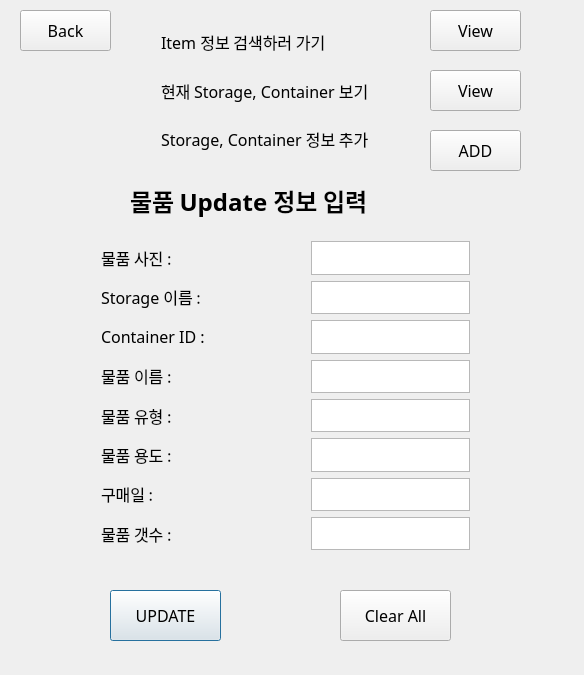
<?xml version="1.0" encoding="UTF-8"?>
<ui version="4.0">
 <class>UpdateMasterListWindow</class>
 <widget class="QDialog" name="UpdateMasterListWindow">
  <property name="geometry">
   <rect>
    <x>0</x>
    <y>0</y>
    <width>584</width>
    <height>675</height>
   </rect>
  </property>
  <property name="windowTitle">
   <string>UpdateMasterListWindow</string>
  </property>
  <widget class="QWidget" name="layoutWidget_2">
   <property name="geometry">
    <rect>
     <x>90</x>
     <y>230</y>
     <width>191</width>
     <height>331</height>
    </rect>
   </property>
   <layout class="QVBoxLayout" name="verticalLayout_4">
    <item>
     <widget class="QLabel" name="label_16">
      <property name="font">
       <font>
        <family>함초롬바탕</family>
        <pointsize>12</pointsize>
        <weight>50</weight>
        <bold>false</bold>
       </font>
      </property>
      <property name="text">
       <string>물품 사진 : </string>
      </property>
     </widget>
    </item>
    <item>
     <widget class="QLabel" name="label_17">
      <property name="font">
       <font>
        <family>함초롬바탕</family>
        <pointsize>12</pointsize>
        <weight>50</weight>
        <bold>false</bold>
       </font>
      </property>
      <property name="text">
       <string>Storage 이름 : </string>
      </property>
     </widget>
    </item>
    <item>
     <widget class="QLabel" name="label_18">
      <property name="font">
       <font>
        <family>함초롬바탕</family>
        <pointsize>12</pointsize>
        <weight>50</weight>
        <bold>false</bold>
       </font>
      </property>
      <property name="text">
       <string>Container ID : </string>
      </property>
     </widget>
    </item>
    <item>
     <widget class="QLabel" name="label_19">
      <property name="font">
       <font>
        <family>함초롬바탕</family>
        <pointsize>12</pointsize>
        <weight>50</weight>
        <bold>false</bold>
       </font>
      </property>
      <property name="text">
       <string>물품 이름 : </string>
      </property>
     </widget>
    </item>
    <item>
     <widget class="QLabel" name="label_20">
      <property name="font">
       <font>
        <family>함초롬바탕</family>
        <pointsize>12</pointsize>
        <weight>50</weight>
        <bold>false</bold>
       </font>
      </property>
      <property name="text">
       <string>물품 유형 : </string>
      </property>
     </widget>
    </item>
    <item>
     <widget class="QLabel" name="label_21">
      <property name="font">
       <font>
        <family>함초롬바탕</family>
        <pointsize>12</pointsize>
        <weight>50</weight>
        <bold>false</bold>
       </font>
      </property>
      <property name="text">
       <string>물품 용도 : </string>
      </property>
     </widget>
    </item>
    <item>
     <widget class="QLabel" name="label_22">
      <property name="font">
       <font>
        <family>함초롬바탕</family>
        <pointsize>12</pointsize>
        <weight>50</weight>
        <bold>false</bold>
       </font>
      </property>
      <property name="text">
       <string>구매일 : </string>
      </property>
     </widget>
    </item>
    <item>
     <widget class="QLabel" name="label_23">
      <property name="font">
       <font>
        <family>함초롬바탕</family>
        <pointsize>12</pointsize>
        <weight>50</weight>
        <bold>false</bold>
       </font>
      </property>
      <property name="text">
       <string>물품 갯수 : </string>
      </property>
     </widget>
    </item>
   </layout>
  </widget>
  <widget class="QWidget" name="layoutWidget">
   <property name="geometry">
    <rect>
     <x>300</x>
     <y>230</y>
     <width>181</width>
     <height>331</height>
    </rect>
   </property>
   <layout class="QVBoxLayout" name="verticalLayout_3">
    <item>
     <widget class="QPlainTextEdit" name="plainTextEdit1">
      <property name="font">
       <font>
        <pointsize>12</pointsize>
       </font>
      </property>
     </widget>
    </item>
    <item>
     <widget class="QPlainTextEdit" name="plainTextEdit2">
      <property name="font">
       <font>
        <pointsize>12</pointsize>
       </font>
      </property>
     </widget>
    </item>
    <item>
     <widget class="QPlainTextEdit" name="plainTextEdit3">
      <property name="font">
       <font>
        <pointsize>12</pointsize>
       </font>
      </property>
     </widget>
    </item>
    <item>
     <widget class="QPlainTextEdit" name="plainTextEdit4">
      <property name="font">
       <font>
        <pointsize>12</pointsize>
       </font>
      </property>
     </widget>
    </item>
    <item>
     <widget class="QPlainTextEdit" name="plainTextEdit5">
      <property name="font">
       <font>
        <pointsize>12</pointsize>
       </font>
      </property>
     </widget>
    </item>
    <item>
     <widget class="QPlainTextEdit" name="plainTextEdit6">
      <property name="font">
       <font>
        <pointsize>12</pointsize>
       </font>
      </property>
     </widget>
    </item>
    <item>
     <widget class="QPlainTextEdit" name="plainTextEdit7">
      <property name="font">
       <font>
        <pointsize>12</pointsize>
       </font>
      </property>
     </widget>
    </item>
    <item>
     <widget class="QPlainTextEdit" name="plainTextEdit8">
      <property name="font">
       <font>
        <pointsize>12</pointsize>
       </font>
      </property>
     </widget>
    </item>
   </layout>
  </widget>
  <widget class="QPushButton" name="addButton">
   <property name="geometry">
    <rect>
     <x>110</x>
     <y>590</y>
     <width>111</width>
     <height>51</height>
    </rect>
   </property>
   <property name="font">
    <font>
     <family>함초롬바탕</family>
     <pointsize>12</pointsize>
    </font>
   </property>
   <property name="text">
    <string>UPDATE</string>
   </property>
  </widget>
  <widget class="QLabel" name="label_2">
   <property name="geometry">
    <rect>
     <x>130</x>
     <y>170</y>
     <width>311</width>
     <height>61</height>
    </rect>
   </property>
   <property name="font">
    <font>
     <family>함초롬바탕</family>
     <pointsize>18</pointsize>
     <weight>75</weight>
     <bold>true</bold>
    </font>
   </property>
   <property name="text">
    <string>물품 Update 정보 입력</string>
   </property>
  </widget>
  <widget class="QPushButton" name="clearButton">
   <property name="geometry">
    <rect>
     <x>340</x>
     <y>590</y>
     <width>111</width>
     <height>51</height>
    </rect>
   </property>
   <property name="font">
    <font>
     <family>함초롬바탕</family>
     <pointsize>12</pointsize>
    </font>
   </property>
   <property name="text">
    <string>Clear All</string>
   </property>
  </widget>
  <widget class="QPushButton" name="homeButton">
   <property name="geometry">
    <rect>
     <x>20</x>
     <y>10</y>
     <width>91</width>
     <height>41</height>
    </rect>
   </property>
   <property name="font">
    <font>
     <family>함초롬바탕</family>
     <pointsize>12</pointsize>
    </font>
   </property>
   <property name="text">
    <string>Back</string>
   </property>
  </widget>
  <widget class="QPushButton" name="viewButton">
   <property name="geometry">
    <rect>
     <x>430</x>
     <y>10</y>
     <width>91</width>
     <height>41</height>
    </rect>
   </property>
   <property name="font">
    <font>
     <family>함초롬바탕</family>
     <pointsize>12</pointsize>
    </font>
   </property>
   <property name="text">
    <string>View</string>
   </property>
  </widget>
  <widget class="QPushButton" name="viewButton_2">
   <property name="geometry">
    <rect>
     <x>430</x>
     <y>70</y>
     <width>91</width>
     <height>41</height>
    </rect>
   </property>
   <property name="font">
    <font>
     <family>함초롬바탕</family>
     <pointsize>12</pointsize>
    </font>
   </property>
   <property name="text">
    <string>View</string>
   </property>
  </widget>
  <widget class="QPushButton" name="addButton_2">
   <property name="geometry">
    <rect>
     <x>430</x>
     <y>130</y>
     <width>91</width>
     <height>41</height>
    </rect>
   </property>
   <property name="font">
    <font>
     <family>함초롬바탕</family>
     <pointsize>12</pointsize>
    </font>
   </property>
   <property name="text">
    <string>ADD</string>
   </property>
  </widget>
  <widget class="QWidget" name="layoutWidget">
   <property name="geometry">
    <rect>
     <x>150</x>
     <y>10</y>
     <width>274</width>
     <height>161</height>
    </rect>
   </property>
   <layout class="QVBoxLayout" name="verticalLayout">
    <item>
     <widget class="QLabel" name="label_3">
      <property name="font">
       <font>
        <family>함초롬바탕</family>
        <pointsize>12</pointsize>
        <weight>50</weight>
        <bold>false</bold>
       </font>
      </property>
      <property name="text">
       <string>Item 정보 검색하러 가기</string>
      </property>
     </widget>
    </item>
    <item>
     <widget class="QLabel" name="label_4">
      <property name="font">
       <font>
        <family>함초롬바탕</family>
        <pointsize>12</pointsize>
        <weight>50</weight>
        <bold>false</bold>
       </font>
      </property>
      <property name="text">
       <string>현재 Storage, Container 보기</string>
      </property>
     </widget>
    </item>
    <item>
     <widget class="QLabel" name="label_5">
      <property name="font">
       <font>
        <family>함초롬바탕</family>
        <pointsize>12</pointsize>
        <weight>50</weight>
        <bold>false</bold>
       </font>
      </property>
      <property name="text">
       <string>Storage, Container 정보 추가</string>
      </property>
     </widget>
    </item>
   </layout>
  </widget>
 </widget>
 <layoutdefault spacing="6" margin="11"/>
 <resources/>
 <connections>
  <connection>
   <sender>viewButton</sender>
   <signal>clicked()</signal>
   <receiver>UpdateMasterListWindow</receiver>
   <slot>view()</slot>
   <hints>
    <hint type="sourcelabel">
     <x>493</x>
     <y>50</y>
    </hint>
    <hint type="destinationlabel">
     <x>527</x>
     <y>110</y>
    </hint>
   </hints>
  </connection>
  <connection>
   <sender>viewButton_2</sender>
   <signal>clicked()</signal>
   <receiver>UpdateMasterListWindow</receiver>
   <slot>viewStoCon()</slot>
   <hints>
    <hint type="sourcelabel">
     <x>461</x>
     <y>88</y>
    </hint>
    <hint type="destinationlabel">
     <x>562</x>
     <y>123</y>
    </hint>
   </hints>
  </connection>
  <connection>
   <sender>addButton_2</sender>
   <signal>clicked()</signal>
   <receiver>UpdateMasterListWindow</receiver>
   <slot>addStoCon()</slot>
   <hints>
    <hint type="sourcelabel">
     <x>470</x>
     <y>157</y>
    </hint>
    <hint type="destinationlabel">
     <x>530</x>
     <y>186</y>
    </hint>
   </hints>
  </connection>
  <connection>
   <sender>homeButton</sender>
   <signal>clicked()</signal>
   <receiver>UpdateMasterListWindow</receiver>
   <slot>exit()</slot>
   <hints>
    <hint type="sourcelabel">
     <x>51</x>
     <y>31</y>
    </hint>
    <hint type="destinationlabel">
     <x>94</x>
     <y>69</y>
    </hint>
   </hints>
  </connection>
  <connection>
   <sender>addButton</sender>
   <signal>clicked()</signal>
   <receiver>UpdateMasterListWindow</receiver>
   <slot>updateItem()</slot>
   <hints>
    <hint type="sourcelabel">
     <x>158</x>
     <y>624</y>
    </hint>
    <hint type="destinationlabel">
     <x>73</x>
     <y>585</y>
    </hint>
   </hints>
  </connection>
  <connection>
   <sender>clearButton</sender>
   <signal>clicked()</signal>
   <receiver>UpdateMasterListWindow</receiver>
   <slot>clear()</slot>
   <hints>
    <hint type="sourcelabel">
     <x>412</x>
     <y>604</y>
    </hint>
    <hint type="destinationlabel">
     <x>495</x>
     <y>573</y>
    </hint>
   </hints>
  </connection>
 </connections>
 <slots>
  <slot>view()</slot>
  <slot>viewStoCon()</slot>
  <slot>addStoCon()</slot>
  <slot>exit()</slot>
  <slot>updateItem()</slot>
  <slot>clear()</slot>
 </slots>
</ui>
